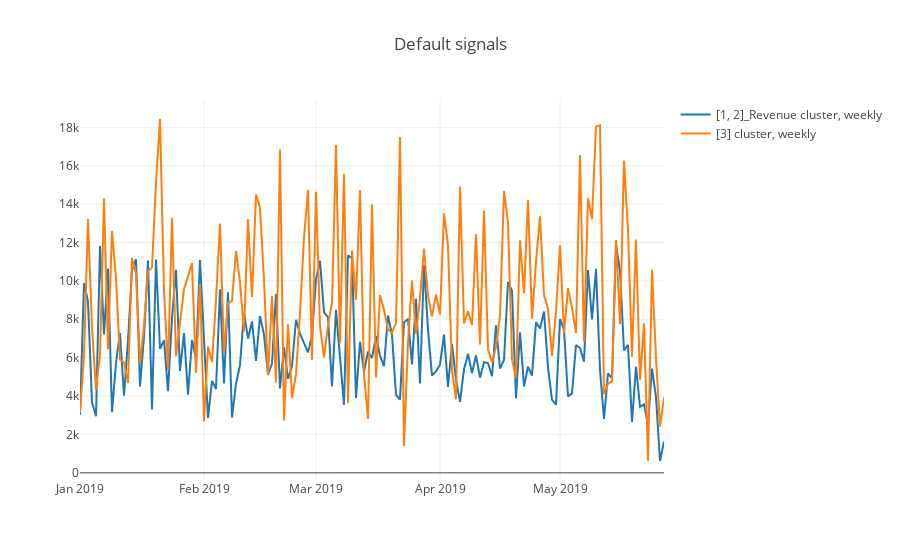

Notebook source saved alongside this figure:
### Code cell
plotAmounts([sales_w, collections_w], vis_type="line")

### Figure 1 — Plotly figure (JSON) as saved in the notebook; plotly's stock layout.template omitted (floating-point values rounded to 4 significant figures; data arrays with more than 128 entries replaced by an {"elided": "..."} marker saying what was removed)
{"data": [{"name": "[1, 2]_Revenue cluster, weekly", "type": "scatter", "uid": "680d3a83-741d-4aa3-8196-4a19a4635d92", "x": {"elided": "147 str values"}, "y": {"elided": "147 int values"}}, {"name": "[3] cluster, weekly", "type": "scatter", "uid": "ae12668b-9c70-4521-8e85-e6cddf7fe7b6", "x": {"elided": "147 str values"}, "y": {"elided": "147 float values"}}], "layout": {"showlegend": true, "title": {"text": "Default signals"}}}
